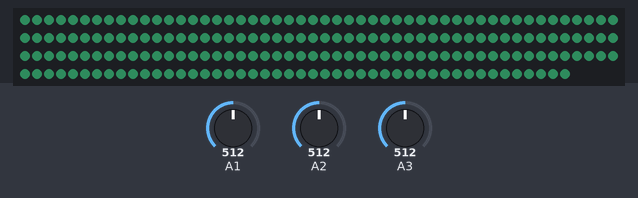
Recording of a sketch running on a simulated Arduino Uno, built with avr-gcc and run on an emulated ATmega328P. Shown: 196 RGB LEDs in strip order, left to right, continuing on the next row. The inputs (shaded band) are chosen by the test bench; at power-on: A3 = 512, A1 = 512, A2 = 512. Dim RGB values are drawn brighter than linear.

Above: at 4.2 s.
4.3 s: A3 set to 716
At 4.9 s:
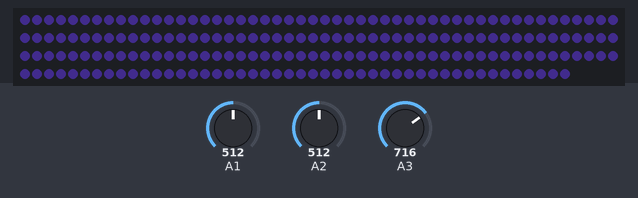
5.8 s: A1 set to 306
7.3 s: A2 set to 306
8.8 s: A1 set to 291
10.3 s: A3 set to 900
11.8 s: A2 set to 122
At 13.2 s:
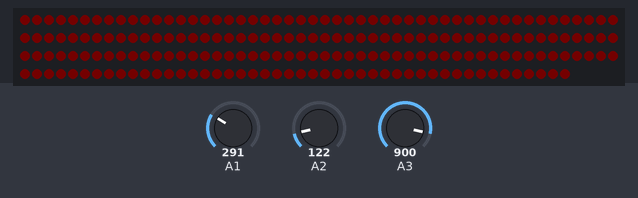
Timing chart, 0 to 14.3 s (numbered marks = the images above; inputs shaded):
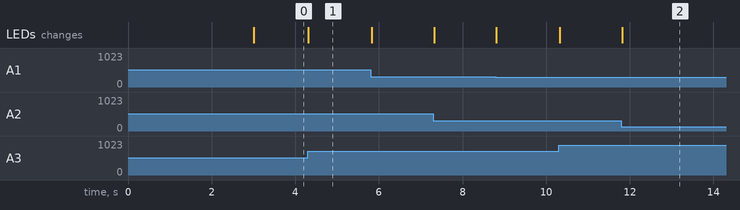

The sketch:

table.ino
```cpp
#include <FastLED.h>

#define LED_PIN     3
#define NUM_LEDS    196
#define BRIGHTNESS  64
#define LED_TYPE    WS2811
#define COLOR_ORDER GRB
#define CIRC        80
#define SWAPS       10

CRGB leds[NUM_LEDS];

void setup() {
    delay( 3000 ); // power-up safety delay
    FastLED.addLeds<LED_TYPE, LED_PIN, COLOR_ORDER>(leds, NUM_LEDS).setCorrection( TypicalLEDStrip );
    FastLED.setBrightness(BRIGHTNESS);
    Serial.begin(9600); // open the serial port at 9600 bps:
}

void loop() {
  //showTrail(65535, 6);
  /*
  srand(millis());
  int c = rand() % 7;
  showHSV(60);
  showRotate(60, c);
  */
  //showWhite(6000, 6);
  showDials(0);
}

void zeroLeds() {
  for(int i=0; i<NUM_LEDS; i++) {
    leds[i] = CRGB::Black;
  }
  FastLED.show();
}

void redLeds() {
  for(int i=0; i<NUM_LEDS; i++) {
    leds[i] = CRGB::Red;
  }
  FastLED.show();
  delay(100);
}

void waitRound(int secs, long start) {
  long until = start + secs*1000 + 2000;
  until -= until%1000;
  while(millis() < until) { }
}

 static float offset = 0;

void showRotate(long secs, int tc) {
  long start = millis();
  while(millis() - start < secs*1000) {
    for(int i=0; i<NUM_LEDS; i++) {
      float dist = abs(i - offset);
      if (dist > NUM_LEDS) {
        dist = dist - NUM_LEDS;
      }
      dist = dist > NUM_LEDS/2 ? NUM_LEDS-dist : dist;
      int c = 64 - dist*0.75;
      leds[i] = oneColor(c < 0 ? 0 : c, tc);
      //leds[i] = oneColor(dist == 0 ? 255 : 0, tc);
    }
    offset += 0.1;
    if (offset > NUM_LEDS) {
      offset = 0;
    }
    FastLED.show();
    delay(5);
  }
  waitRound(secs, start);
}

// Fading white trail that moves down
void showTrail(long secs, int tc) {
  zeroLeds();
  long start = millis();
  int len = 100;
  int offset = NUM_LEDS + len + 1;   // Tail of the trail
  while(millis() - start < secs*1000) {
    for(int i=0; i<NUM_LEDS; i++) {
      if (i > offset) {
        // Off the end
        leds[i] = CRGB::Black;
      } else if (i < offset - len) {
        // Off the start
        leds[i] = CRGB::Black;
      } else {
        int c = (offset - i) * 255 / len;
        leds[i] = oneColor(c, tc);
      }
    }
    offset--;
    if (offset < 0) {
      offset = NUM_LEDS + len + 1;
    }
    FastLED.show();
    delay(10);
  }
}

void showHSV(long secs) {
  zeroLeds();
  long start = millis();
  int hue = 0;
  while(millis() - start < secs*1000) {
    hue = (hue + 4)%256;
    for(int i=0; i<NUM_LEDS; i++) {
      leds[i].setHSV((hue+i)%256, 255, 64);
    }
    FastLED.show();
    delay(100);
  }
}

void showHSVAll(int secs) {
  zeroLeds();
  long start = millis();
  int hue = 0;
  while(millis() - start < secs*1000) {
    hue = (hue + 4)%256;
    for(int i=0; i<NUM_LEDS; i++) {
      leds[i].setHSV(hue%256, 255, 64);
    }
    FastLED.show();
    delay(100);
  }
}

void showWhite(long secs, int m) {
  long start = millis();
  int level = 64;
  int dir = 1;
  while(millis() - start < secs*1000) {
    int pot3 = analogRead(3);
    for(int i=0; i<NUM_LEDS; i++) {
      leds[i] = oneColor(level, m);
    }
    level += dir;
    /*
    if (level == 32) {
      m = (m+1) % 7;
    }
    */
    if (level == 255 || level == 32) {
      dir =- dir;
    }
    FastLED.show();
    delay(5);
  }
}

void showDials(int m) {
  int level = 64;
  int dir = 1;
  while(1) {
    int pot1 = analogRead(1);
    int pot2 = analogRead(2);
    int pot3 = analogRead(3);
    int hue = pot3 / 4;
    int sat = pot1 / 4;
    int value = pot2 / 4;
    for(int i=0; i<NUM_LEDS; i++) {
      //leds[i] = oneColor(level, m);
      leds[i].setHSV(hue, sat, value);
    }
    FastLED.show();
    delay(5);
  }
}

CRGB oneColor(int c, int m) {
  if (m == 0) {
    return CRGB(c, 0, 0);
  } else if (m == 1) {
    return CRGB(0, c, 0);
  } else if (m == 2) {
    return CRGB(0, 0, c);
  } else if (m == 3) {
    return CRGB(c, c, 0);
  } else if (m == 4) {
    return CRGB(0, c, c);
  } else if (m == 5) {
    return CRGB(c, 0, c);
  } else {
    return CRGB(c, c, c);
  }
}
```

Measured:
- after the input at 4.3 s, the LEDs: change at once (image 1)
- after the input at 11.8 s, the LEDs: change at once (image 2)
